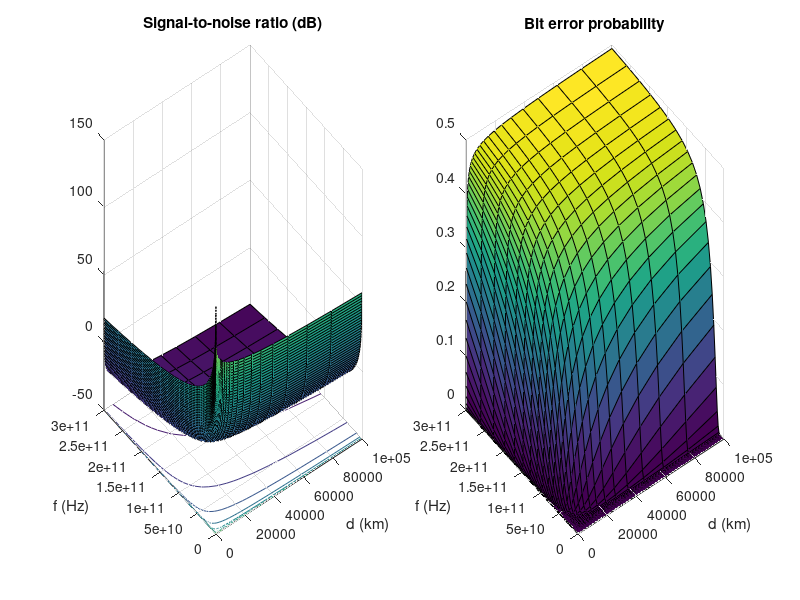

Reproduce this figure in MATLAB.
% script setup
clear all
pkg load communications

%%% constants
% standard temperature
t_0 = 290;
% boltzmann constant
k = 1.38064852e-23;
% speed of light
c = 299792458;
% B * T_b
bt_b_db = 3;

%%% input parameters
% distance: logaritmically spaced values between 1km and 100000km
d = logspace(3, 8, 50);
% frequency: logaritmically spaced values between 300MHz and 300GHz (RF range)
f = 3.*logspace(8, 11, 50);
bw = 50e3;
p_t = 100;
g_t_db = 30;
a_r = 0;
g_r_db = 0;
l_0_db = 3;
t_r = 700;

% calculate free-space loss
fsl_db = mag2db(c ./ (4 * pi * f .* d'));

% calculate received signal power (A.70)
p_r_db = fsl_db + pow2db(p_t) + g_t_db + g_r_db - l_0_db;

% calculate noise level power 
p_int_db = pow2db(k * t_r * bw);  % (A.72)

% calculate SNR at receiver output
snr_0_db = p_r_db - p_int_db;


% calculate energy-per-bit-to-noise spectral density ratio
eb_n0_db = snr_0_db + bt_b_db;

% calculate bit error probability
p_e = qfunc(sqrt(2 * db2pow(eb_n0_db)));

subplot(1, 2, 1);
surfc(d/1000, f, snr_0_db);
title('Signal-to-noise ratio (dB)');
xlabel('d (km)');
ylabel('f (Hz)');

subplot(1, 2, 2);
surfc(d/1000, f, p_e);
title('Bit error probability');
xlabel('d (km)');
ylabel('f (Hz)');


